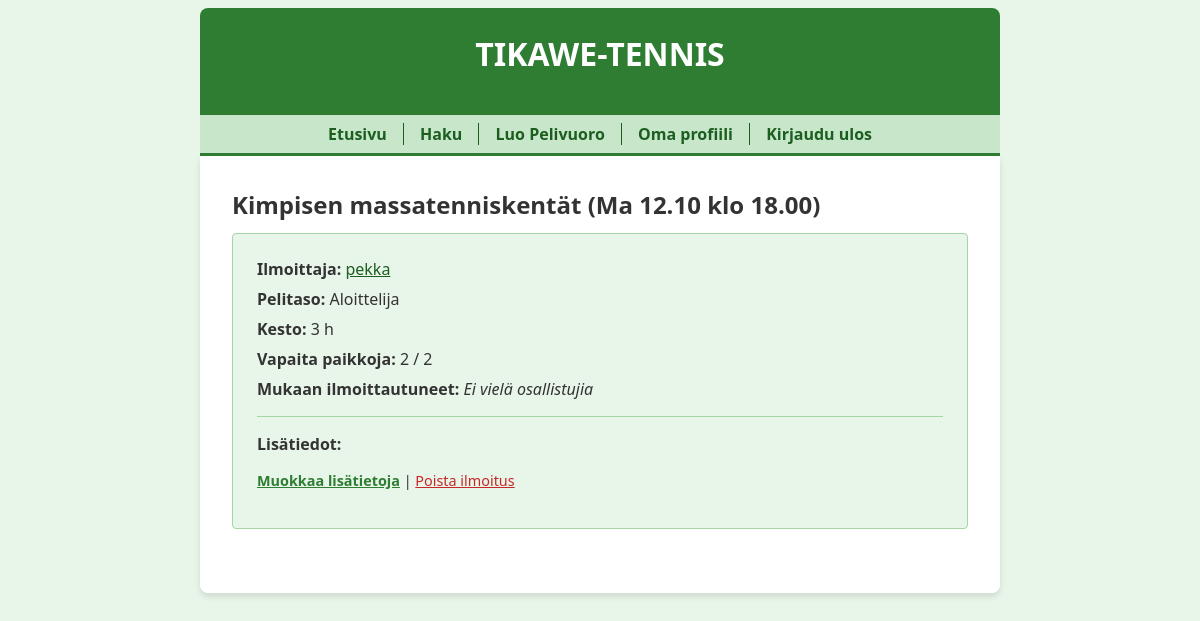
/thread/1 (signed in), run on an earlier commit of the app's database.
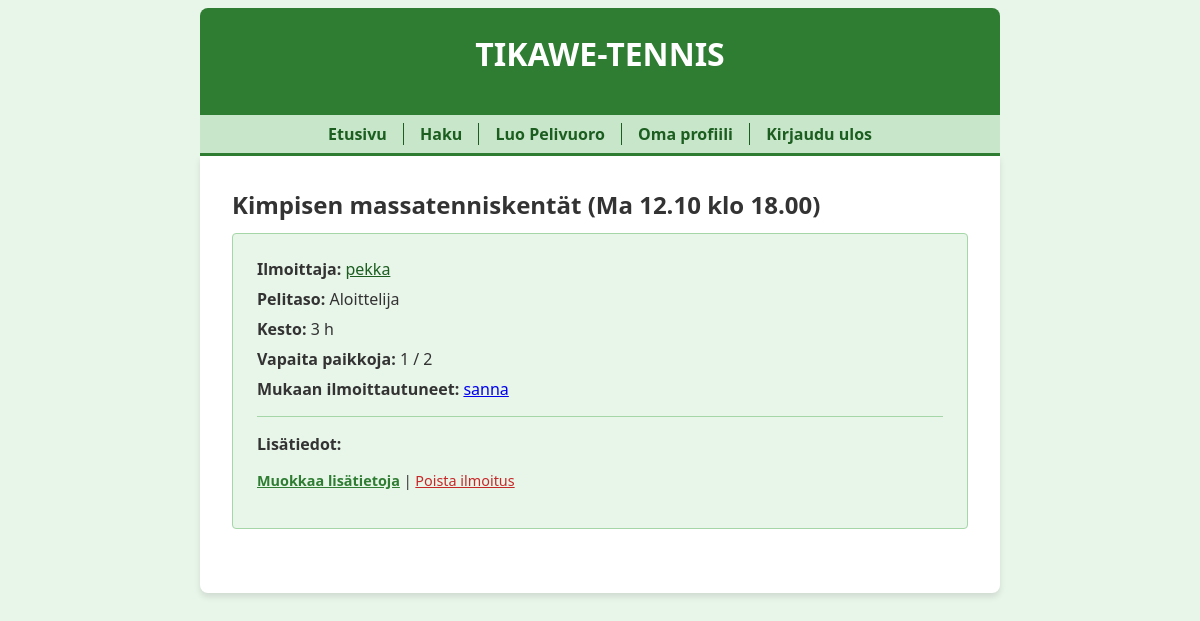
And on a later commit of the database.
### tables this page shows
CREATE TABLE users (
    id INTEGER PRIMARY KEY,
    username TEXT UNIQUE,
    password_hash TEXT,
    image BLOB
);

### app.py (the view)
@app.route("/thread/<int:thread_id>")
def show_thread(thread_id):
    if "user_id" not in session:
        flash("Kirjaudu sisään nähdäksesi ilmoituksen tarkemmat tiedot.")
        return redirect("/login")
    thread = forum.get_thread(thread_id)
    if not thread:
        abort(404)
    messages = forum.get_messages(thread_id)
    participants = forum.get_participants(thread_id)
    is_participant = any(p["id"] == session["user_id"] for p in participants)
    return render_template("thread.html", thread=thread, messages=messages, participants=participants, is_participant=is_participant)

### app.py (called while the page is built)
@app.template_filter()
def show_lines(content):
    content = str(markupsafe.escape(content))
    content = content.replace("\n", "<br />")
    return markupsafe.Markup(content)

@app.before_request
def before_request():
    g.start_time = time.time()

@app.after_request
def after_request(response):
    elapsed_time = round(time.time() - g.start_time, 2)
    print("elapsed time:", elapsed_time, "s")
    return response

### db.py (called while the page is built)
def get_connection():
    con = sqlite3.connect("database.db")
    con.execute("PRAGMA foreign_keys = ON")
    con.row_factory = sqlite3.Row
    return con

def query(sql, params=[]):
    con = get_connection()
    result = con.execute(sql, params).fetchall()
    con.close()
    return result

### forum.py (called while the page is built)
def get_thread(thread_id):
    sql = """SELECT t.id, t.peliaika, t.pelipaikka, t.pelitaso, t.pelaajien_maara, t.kesto, t.user_id, u.username as creator
             FROM threads t, users u
             WHERE t.user_id = u.id AND t.id = ?"""
    result = db.query(sql, [thread_id])
    return result[0] if result else None

### templates/thread.html (shortened to what this page needs)
{% extends "layout.html" %}
{% block content %}
  <h2>{{ thread.pelipaikka }} ({{ thread.peliaika }})</h2>
  <div style="background-color: #e8f5e9; padding: 1.5em; border-radius: 4px; border: 1px solid #a5d6a7; margin-bottom: 2em;">
    <p style="margin: 0 0 0.5em 0;"><strong>Ilmoittaja:</strong> <a href="/user/{{ thread.user_id }}" style="color: #1b5e20;">{{ thread.creator }}</a></p>
    <p style="margin: 0 0 0.5em 0;"><strong>Pelitaso:</strong> {{ thread.pelitaso }}</p>
    <p style="margin: 0 0 0.5em 0;"><strong>Kesto:</strong> {{ thread.kesto }} h</p>
    <p style="margin: 0 0 0.5em 0;"><strong>Vapaita paikkoja:</strong> {{ thread.pelaajien_maara - participants|length }} / {{ thread.pelaajien_maara }}</p>
    <p style="margin: 0 0 1em 0;">
      <strong>Mukaan ilmoittautuneet:</strong>
      {% if participants %}
        {% for p in participants %}<a href="/user/{{ p.id }}">{{ p.username }}</a>{% if not loop.last %}, {% endif %}{% endfor %}
      {% else %}
        <i>Ei vielä osallistujia</i>
      {% endif %}
    </p>
    {% if messages %}
    <hr style="border: 0; border-top: 1px solid #a5d6a7; margin: 1em 0;" />
    <div style="margin-bottom: 1em;">
      <strong style="display: block; margin-bottom: 0.5em;">Lisätiedot:</strong>
    </div>
    {% if session.user_id == thread.user_id %}
    <p style="font-size: 0.9em; margin: 0 0 1em 0;">
      <a href="/edit/{{ messages[0].id }}" style="color: #2e7d32; font-weight: bold;">Muokkaa lisätietoja</a> |
      <a href="/remove/{{ messages[0].id }}" style="color: #c62828;">Poista ilmoitus</a>
    </p>
    {% endif %}
    {% endif %}
  </div>
{% endblock %}

What changed in the data, as far as the page shows it:
added users: username "sanna"
Also different on the page:
{{ thread.pelaajien_maara - participants|length }}: "2" → "1"
text no longer shown: "Ei vielä osallistujia"
